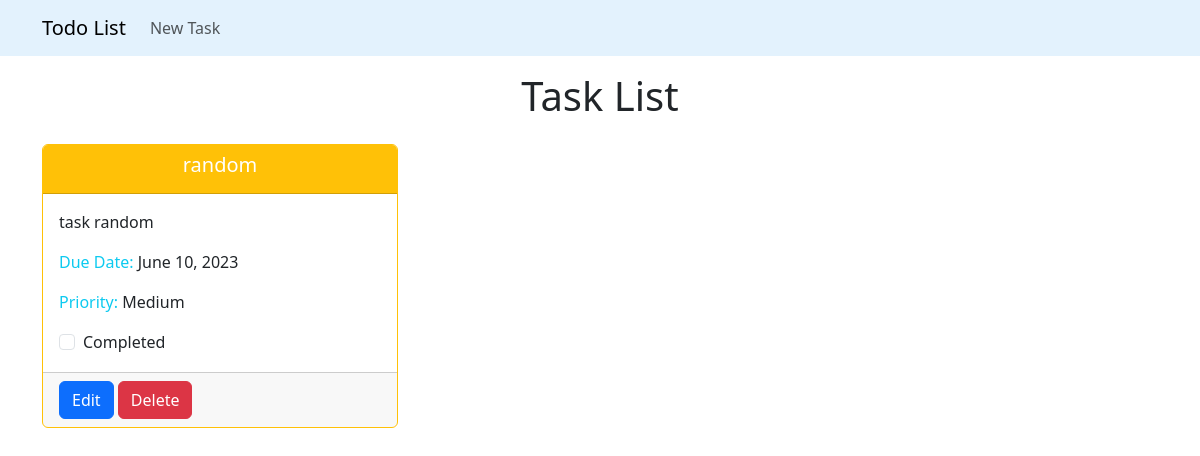
The page /tasks/ on the database as committed earlier.
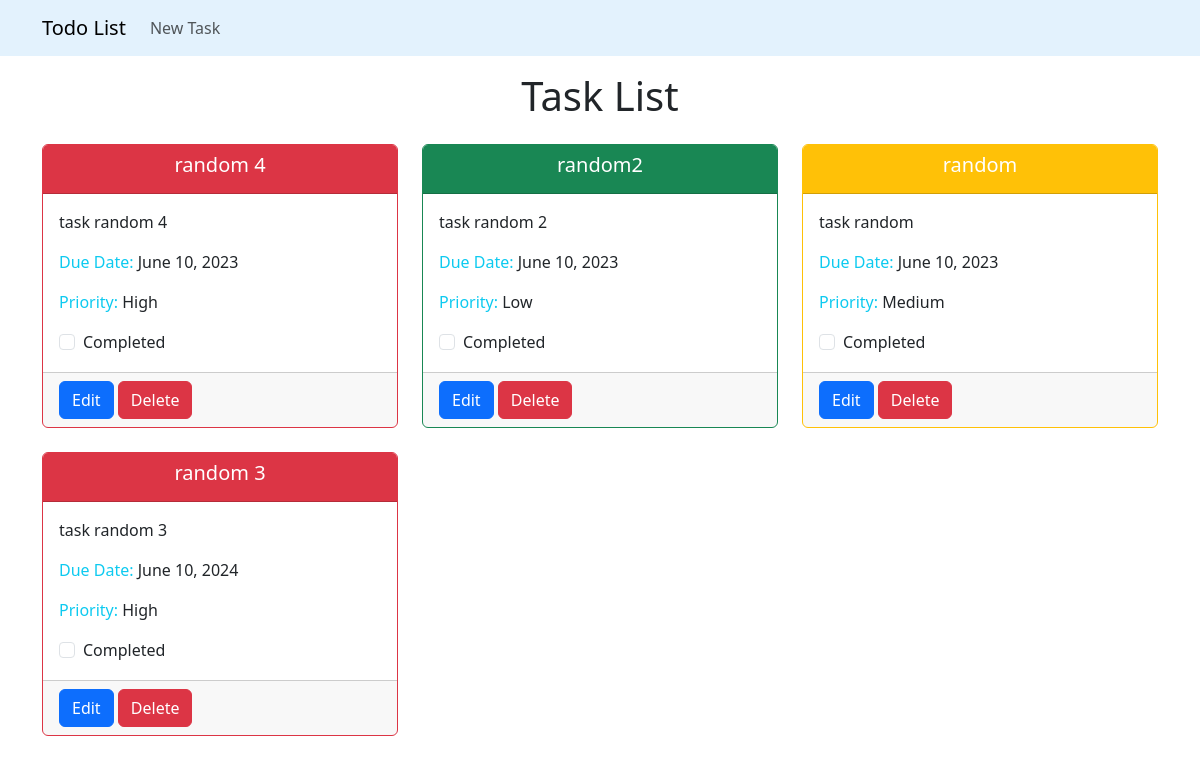
The same page on the database as committed later.
### tasks/models.py (models this page shows, shortened)
class Task(models.Model):
    PRIORITY_CHOICES = (
        ('high', 'High'),
        ('medium', 'Medium'),
        ('low', 'Low'),
    )
    title = models.CharField(max_length=200)
    description = models.TextField(blank=True)
    due_date = models.DateField()
    priority = models.CharField(max_length=200, choices=PRIORITY_CHOICES)
    completed = models.BooleanField(default=False)

### tasks/views.py (the view)
# urls.py: path('', views.task_list, name='task_list'),
def task_list(request):
    tasks = Task.objects.order_by('due_date', 'priority')
    return render(request, 'tasks/task_list.html', {'tasks': tasks})

### tasks/templates/tasks/task_list.html
{% extends 'base.html' %} {% block content %}
<h1 class="mb-4 text-center mt-3">Task List</h1>
<div class="row row-cols-1 row-cols-md-2 row-cols-lg-3 g-4">
  {% for task in tasks %}
  <div class="col">
    <div
      class="card {% if task.priority == 'high' %}border-danger{% elif task.priority == 'medium' %}border-warning{% else %}border-success{% endif %}"
    >
      <div
        class="card-header text-white text-center {% if task.priority == 'high' %}bg-danger{% elif task.priority == 'medium' %}bg-warning{% else %}bg-success{% endif %}"
      >
        <h5 class="card-title">{{ task.title }}</h5>
      </div>
      <div class="card-body">
        <p>{{ task.description }}</p>
        <p><span class="text-info">Due Date:</span> {{ task.due_date }}</p>
        <p><span class="text-info">Priority:</span> {{ task.get_priority_display }}</p>
        <div class="form-check">
          <input
            class="form-check-input"
            type="checkbox"
            {%
            if
            task.completed
            %}checked{%
            endif
            %}
            id="completed-{{ task.id }}"
          />
          <label class="form-check-label" for="completed-{{ task.id }}"
            >Completed</label
          >
        </div>
      </div>
      <div class="card-footer">
        <a href="{% url 'task_edit' pk=task.pk %}" class="btn btn-primary"
          >Edit</a
        >
        <a href="{% url 'task_delete' pk=task.pk %}" class="btn btn-danger"
          >Delete</a
        >
      </div>
    </div>
  </div>
  {% endfor %}
</div>
{% endblock %}

Rows that differ between the two databases and show on the page:
added Task: title "random 4", description "task random 4", due_date "June 10, 2023", priority "High"
added Task: title "random2", description "task random 2", due_date "June 10, 2023", priority "Low"
added Task: title "random 3", description "task random 3", due_date "June 10, 2024", priority "High"
